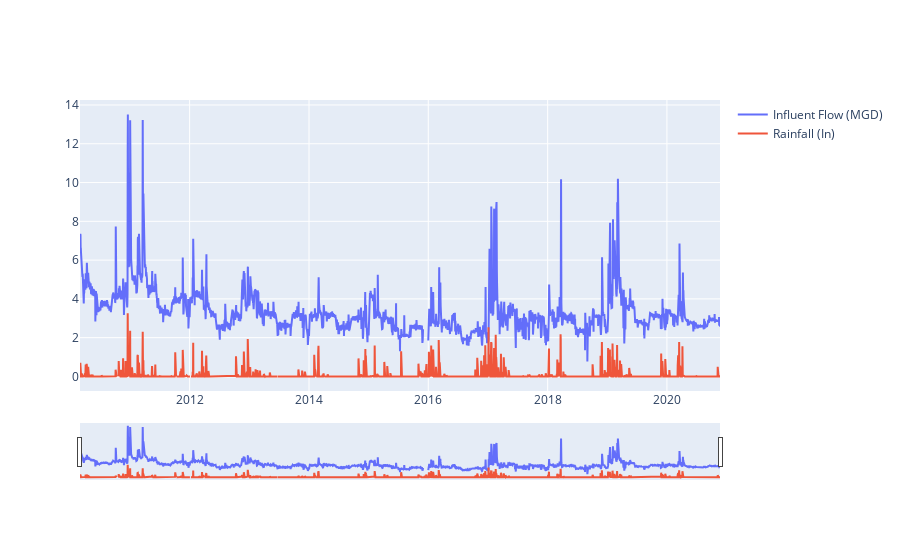

Notebook cell for this chart:
### Code cell
# Let's graph the data.


# Plotly is a handy tool for making interactive graphs
import plotly.graph_objects as go

fig = go.Figure()
fig.add_trace(go.Scatter(x=df["date"], y=df["inf_flow_mgd"], name="Influent Flow (MGD)"))
fig.add_trace(go.Scatter(x=df["date"], y=df["rainfall_in"], name="Rainfall (In)"))
fig.update_layout(xaxis_rangeslider_visible=True)
fig.show()

# Looks pretty noisy...but we see some cycles throughout the year.

### Figure 1 — Plotly figure (JSON) as saved in the notebook; plotly's stock layout.template omitted (floating-point values rounded to 4 significant figures; data arrays with more than 128 entries replaced by an {"elided": "..."} marker saying what was removed)
{"data": [{"name": "Influent Flow (MGD)", "type": "scatter", "x": {"elided": "3919 str values"}, "y": {"elided": "3919 float values"}}, {"name": "Rainfall (In)", "type": "scatter", "x": {"elided": "3919 str values"}, "y": {"elided": "3919 float values"}}], "layout": {"xaxis": {"rangeslider": {"visible": true}}}}
